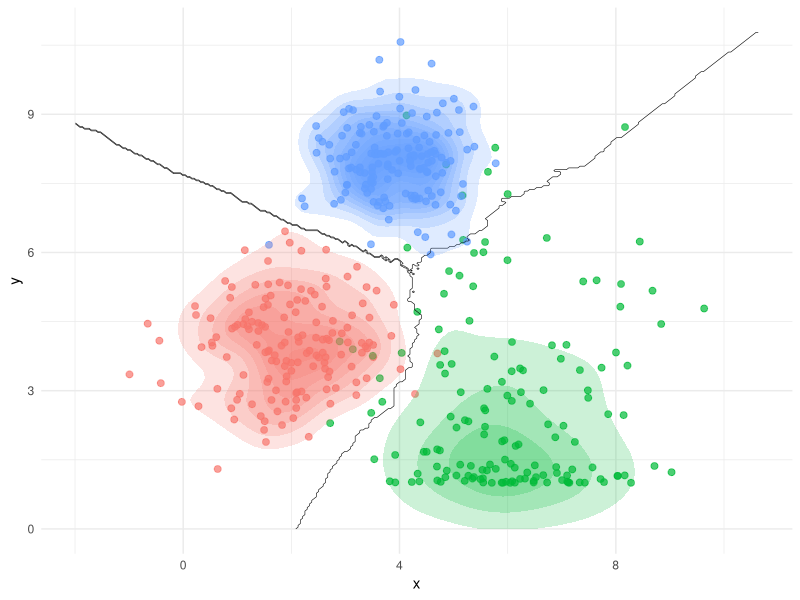
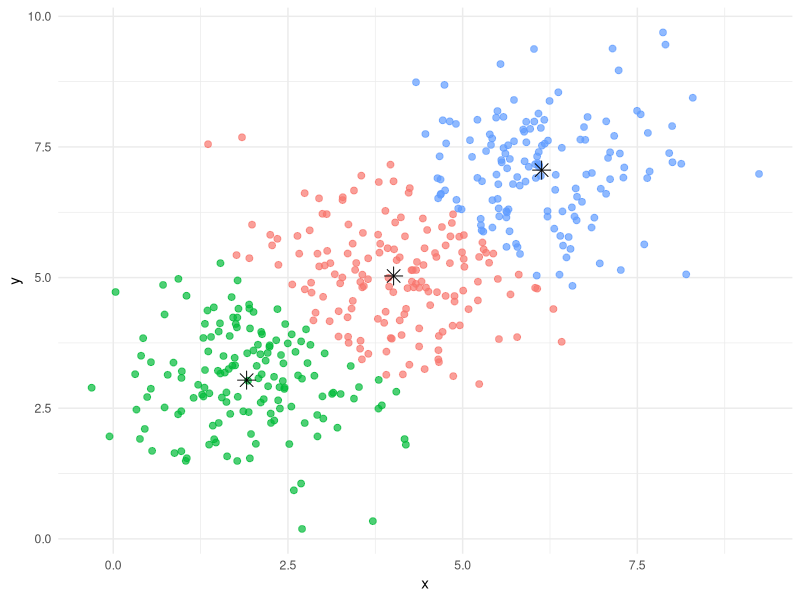
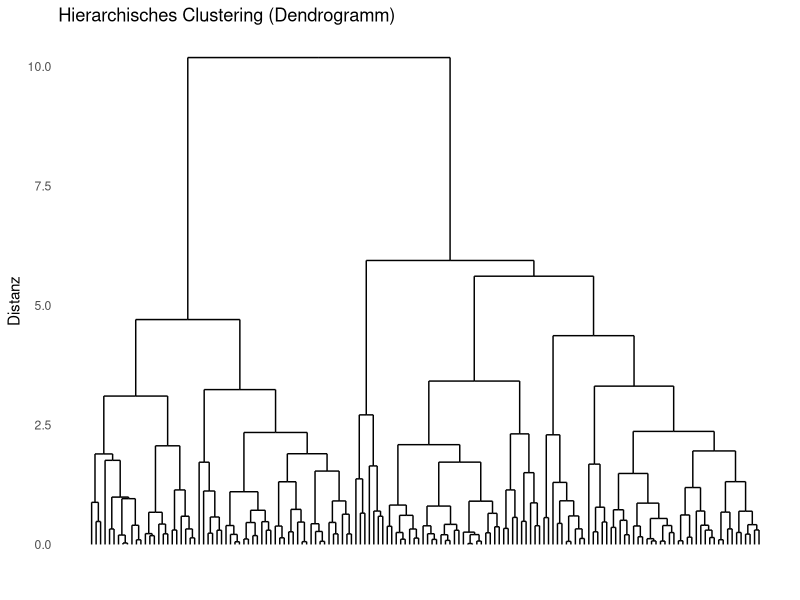

Generate these figures, in order, with R:
## ---- chunk 1
#| label: clustering
#| echo: true
#| code-fold: true
#| output: true
#| fig-cap: "Clustering"

library(ggplot2)
library(MASS)
library(class)  # Für k-NN Klassifikation

# Synthetische Daten erzeugen
set.seed(42)
n <- 150
group1 <- data.frame(x = rnorm(n, mean = 2, sd = 1), 
                     y = rnorm(n, mean = 4, sd = 1), 
                     group = "A")
group2 <- data.frame(x = rnorm(n, mean = 6, sd = 1.5), 
                     y = sin(rnorm(n, mean = 5, sd = 1)) * 4 + 5, 
                     group = "B")
group3 <- data.frame(x = rnorm(n, mean = 4, sd = 0.8), 
                     y = rnorm(n, mean = 8, sd = 0.8), 
                     group = "C")

# Daten kombinieren
data <- rbind(group1, group2, group3)

# Raster für Entscheidungsgrenzen
grid <- expand.grid(x = seq(min(data$x) - 1, max(data$x) + 1, length = 300),
                    y = seq(min(data$y) - 1, max(data$y) + 1, length = 300))

# k-NN Klassifikation für nicht-lineare Grenzen
knn_pred <- knn(train = data[, 1:2], test = grid, cl = data$group, k = 15)
grid$pred <- knn_pred

# Plot
ggplot(data, aes(x = x, y = y, color = group)) +
  geom_point(size = 2, alpha = 0.7) +  # Punkte
  geom_contour(data = grid, aes(z = as.numeric(pred)), 
               breaks = c(1.5, 2.5), color = "black", size = 0.2, linetype = "solid") +  # Wilde Grenzen
  stat_density_2d(aes(fill = group), geom = "polygon", alpha = 0.2, color = NA) +  # Farbige Dichtekonturen
  theme_minimal() +
  theme(legend.position = "none")
## ---- chunk 2
#| label: kmeans
#| echo: true
#| code-fold: true
#| output: true
#| fig-cap: "K-Means-Clustering mit synthetischen Daten"

library(ggplot2)

# Synthetische Daten erzeugen
set.seed(123)
n <- 150
data_kmeans <- data.frame(
  x = c(rnorm(n, mean = 2), rnorm(n, mean = 6), rnorm(n, mean = 4)),
  y = c(rnorm(n, mean = 3), rnorm(n, mean = 7), rnorm(n, mean = 5))
)

# K-Means Clustering
kmeans_result <- kmeans(data_kmeans, centers = 3)
data_kmeans$cluster <- as.factor(kmeans_result$cluster)

# Plot für K-Means Clustering
ggplot(data_kmeans, aes(x = x, y = y, color = cluster)) +
  geom_point(size = 2, alpha = 0.7) +
  geom_point(data = as.data.frame(kmeans_result$centers), 
             aes(x = x, y = y), 
             color = "black", 
             size = 4, 
             shape = 8) +  # Zentren als Sterne
  theme_minimal() +
  theme(legend.position = "none")
## ---- chunk 3
#| label: hierarchisches-clustering
#| echo: true
#| code-fold: true
#| output: true
#| fig-cap: "Dendrogramm mit synthetischen Daten"

library(ggdendro)

n <- 50

# Synthetische Daten erzeugen
data_hclust <- data.frame(
  x = c(rnorm(n, mean = 1), rnorm(n, mean = 5), rnorm(n, mean = 3)),
  y = c(rnorm(n, mean = 2), rnorm(n, mean = 6), rnorm(n, mean = 4))
)

# Hierarchisches Clustering
dist_matrix <- dist(data_hclust)
hclust_result <- hclust(dist_matrix)

# Dendrogramm-Daten für ggplot
dend_data <- dendro_data(hclust_result, type = "rectangle")

# Plot für das Dendrogramm
ggplot() +
  geom_segment(data = dend_data$segments, 
               aes(x = x, y = y, xend = xend, yend = yend), 
               color = "black") +
  theme_minimal() +
  labs(title = "Hierarchisches Clustering (Dendrogramm)",
       x = "", y = "Distanz") +
  theme(axis.text.x = element_blank(),
        axis.ticks.x = element_blank(),
        panel.grid = element_blank())
